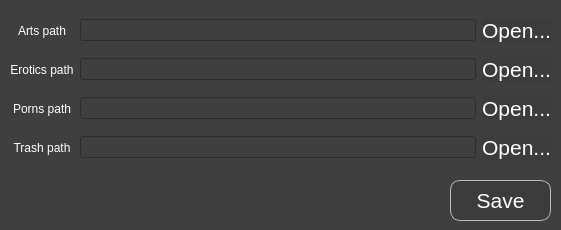
<?xml version="1.0" encoding="UTF-8"?>
<ui version="4.0">
 <class>Settings</class>
 <widget class="QWidget" name="Settings">
  <property name="windowModality">
   <enum>Qt::NonModal</enum>
  </property>
  <property name="geometry">
   <rect>
    <x>0</x>
    <y>0</y>
    <width>561</width>
    <height>230</height>
   </rect>
  </property>
  <property name="sizePolicy">
   <sizepolicy hsizetype="Fixed" vsizetype="Fixed">
    <horstretch>0</horstretch>
    <verstretch>0</verstretch>
   </sizepolicy>
  </property>
  <property name="minimumSize">
   <size>
    <width>561</width>
    <height>230</height>
   </size>
  </property>
  <property name="maximumSize">
   <size>
    <width>561</width>
    <height>230</height>
   </size>
  </property>
  <property name="windowTitle">
   <string>Settings</string>
  </property>
  <property name="windowIcon">
   <iconset resource="../resources.qrc">
    <normaloff>:/icons/icons/window_icon.jpg</normaloff>:/icons/icons/window_icon.jpg</iconset>
  </property>
  <property name="styleSheet">
   <string notr="true">color: rgb(255, 255, 255);
font: 75 13pt &quot;Century Gothic&quot;;
selection-background-color: rgb(188, 188, 188);
selection-color: rgb(0, 0, 0);
border-color: rgb(15, 15, 15);
background-color: rgb(63, 63, 63);
alternate-background-color: rgb(188, 188, 188);</string>
  </property>
  <widget class="QPushButton" name="button_save">
   <property name="geometry">
    <rect>
     <x>450</x>
     <y>180</y>
     <width>101</width>
     <height>41</height>
    </rect>
   </property>
   <property name="styleSheet">
    <string notr="true">QPushButton {
	background-color: rgb(60, 60, 60);
    border-radius: 10px;
    border: 1px solid rgb(188, 188, 188);
	font-size: 16pt;
}
QPushButton:hover{
	background-color: rgb(188, 188, 188);
	color: rgb(0, 0, 0);
}</string>
   </property>
   <property name="text">
    <string>Save</string>
   </property>
  </widget>
  <widget class="QWidget" name="gridLayoutWidget">
   <property name="geometry">
    <rect>
     <x>10</x>
     <y>10</y>
     <width>541</width>
     <height>161</height>
    </rect>
   </property>
   <layout class="QGridLayout" name="gridLayout">
    <item row="1" column="0">
     <widget class="QLabel" name="label_erotic">
      <property name="text">
       <string>Erotics path</string>
      </property>
      <property name="alignment">
       <set>Qt::AlignCenter</set>
      </property>
     </widget>
    </item>
    <item row="1" column="1">
     <widget class="QLineEdit" name="lineEdit_erotic">
      <property name="readOnly">
       <bool>true</bool>
      </property>
     </widget>
    </item>
    <item row="0" column="0">
     <widget class="QLabel" name="label_art">
      <property name="minimumSize">
       <size>
        <width>60</width>
        <height>0</height>
       </size>
      </property>
      <property name="text">
       <string>Arts path</string>
      </property>
      <property name="alignment">
       <set>Qt::AlignCenter</set>
      </property>
     </widget>
    </item>
    <item row="2" column="0">
     <widget class="QLabel" name="label_porn">
      <property name="text">
       <string>Porns path</string>
      </property>
      <property name="alignment">
       <set>Qt::AlignCenter</set>
      </property>
     </widget>
    </item>
    <item row="0" column="2">
     <widget class="QPushButton" name="button_open_art">
      <property name="styleSheet">
       <string notr="true">QPushButton {
	background-color: rgb(60, 60, 60);
    border-radius: 3px;
    border: 0px solid rgb(188, 188, 188);
	font-size: 16pt;
}
QPushButton:hover{
	background-color: rgb(188, 188, 188);
	color: rgb(0, 0, 0);
}</string>
      </property>
      <property name="text">
       <string>Open...</string>
      </property>
     </widget>
    </item>
    <item row="0" column="1">
     <widget class="QLineEdit" name="lineEdit_art">
      <property name="enabled">
       <bool>true</bool>
      </property>
      <property name="readOnly">
       <bool>true</bool>
      </property>
     </widget>
    </item>
    <item row="1" column="2">
     <widget class="QPushButton" name="button_open_erotic">
      <property name="styleSheet">
       <string notr="true">QPushButton {
	background-color: rgb(60, 60, 60);
    border-radius: 3px;
    border: 0px solid rgb(188, 188, 188);
	font-size: 16pt;
}
QPushButton:hover{
	background-color: rgb(188, 188, 188);
	color: rgb(0, 0, 0);
}</string>
      </property>
      <property name="text">
       <string>Open...</string>
      </property>
     </widget>
    </item>
    <item row="2" column="2">
     <widget class="QPushButton" name="button_open_porn">
      <property name="styleSheet">
       <string notr="true">QPushButton {
	background-color: rgb(60, 60, 60);
    border-radius: 3px;
    border: 0px solid rgb(188, 188, 188);
	font-size: 16pt;
}
QPushButton:hover{
	background-color: rgb(188, 188, 188);
	color: rgb(0, 0, 0);
}</string>
      </property>
      <property name="text">
       <string>Open...</string>
      </property>
     </widget>
    </item>
    <item row="2" column="1">
     <widget class="QLineEdit" name="lineEdit_porn">
      <property name="readOnly">
       <bool>true</bool>
      </property>
      <property name="clearButtonEnabled">
       <bool>false</bool>
      </property>
     </widget>
    </item>
    <item row="3" column="0">
     <widget class="QLabel" name="label_trash">
      <property name="text">
       <string>Trash path</string>
      </property>
      <property name="alignment">
       <set>Qt::AlignCenter</set>
      </property>
     </widget>
    </item>
    <item row="3" column="1">
     <widget class="QLineEdit" name="lineEdit_trash">
      <property name="readOnly">
       <bool>true</bool>
      </property>
      <property name="clearButtonEnabled">
       <bool>false</bool>
      </property>
     </widget>
    </item>
    <item row="3" column="2">
     <widget class="QPushButton" name="button_open_trash">
      <property name="styleSheet">
       <string notr="true">QPushButton {
	background-color: rgb(60, 60, 60);
    border-radius: 3px;
    border: 0px solid rgb(188, 188, 188);
	font-size: 16pt;
}
QPushButton:hover{
	background-color: rgb(188, 188, 188);
	color: rgb(0, 0, 0);
}</string>
      </property>
      <property name="text">
       <string>Open...</string>
      </property>
     </widget>
    </item>
   </layout>
  </widget>
 </widget>
 <resources>
  <include location="../resources.qrc"/>
 </resources>
 <connections/>
</ui>
